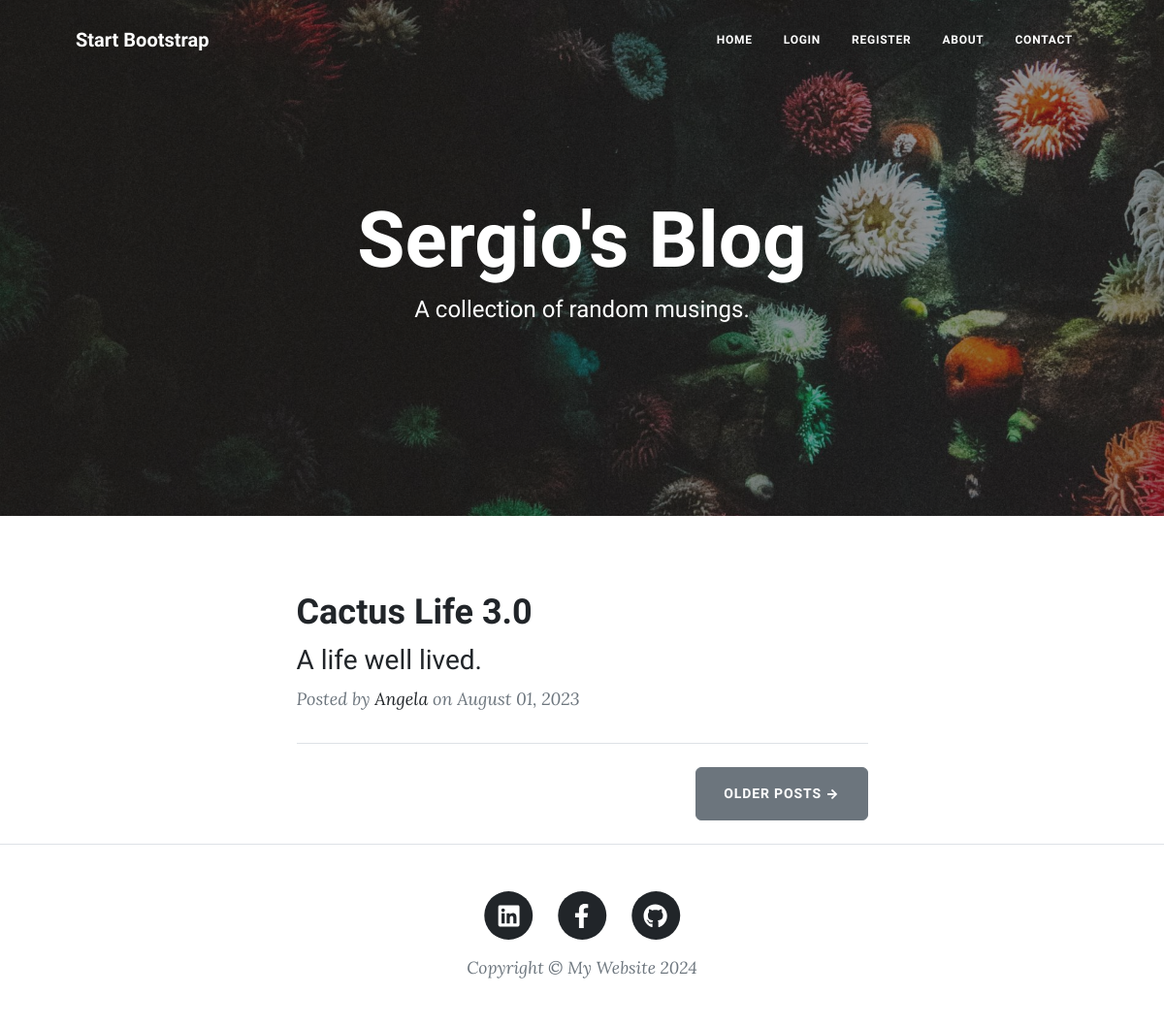
The page / on the database its author committed.
### main.py (models this page shows)
class BlogPost(db.Model):
    __tablename__ = "blog_posts"
    id: Mapped[int] = mapped_column(Integer, primary_key=True)
    author_id: Mapped[int] = mapped_column(Integer, db.ForeignKey("users.id"))
    author = relationship("User", back_populates="posts")
    title: Mapped[str] = mapped_column(String(250), unique=True, nullable=False)
    subtitle: Mapped[str] = mapped_column(String(250), nullable=False)
    date: Mapped[str] = mapped_column(String(250), nullable=False)
    body: Mapped[str] = mapped_column(Text, nullable=False)
    img_url: Mapped[str] = mapped_column(String(250), nullable=False)
    comments = relationship("Comment", back_populates="parent_post")

class User(UserMixin, db.Model):
    __tablename__ = "users"
    id: Mapped[int] = mapped_column(Integer, primary_key=True)
    email: Mapped[str] = mapped_column(String(100), unique=True)
    password: Mapped[str] = mapped_column(String(100))
    name: Mapped[str] = mapped_column(String(100))
    posts = relationship("BlogPost", back_populates="author")
    comments = relationship("Comment", back_populates="comment_author")

### main.py (the view)
@app.route('/')
def get_all_posts():
    result = db.session.execute(db.select(BlogPost))
    posts = result.scalars().all()
    return render_template("index.html", all_posts=posts, current_user=current_user)

### templates/index.html (shortened to what this page needs)
{% include "header.html" %}
<header
  class="masthead"
  style="background-image: url('../static/assets/img/home-bg.jpg')"
>
  <div class="container position-relative px-4 px-lg-5">
    <div class="row gx-4 gx-lg-5 justify-content-center">
      <div class="col-md-10 col-lg-8 col-xl-7">
        <div class="site-heading">
          <h1>Sergio's Blog</h1>
          <span class="subheading">A collection of random musings.</span>
        </div>
      </div>
    </div>
  </div>
</header>
<div class="container px-4 px-lg-5">
  <div class="row gx-4 gx-lg-5 justify-content-center">
    <div class="col-md-10 col-lg-8 col-xl-7">
      {% for post in all_posts %}
      <div class="post-preview">
        <a href="{{ url_for('show_post', post_id=post.id) }}">
          <h2 class="post-title">{{ post.title }}</h2>
          <h3 class="post-subtitle">{{ post.subtitle }}</h3>
        </a>
        <p class="post-meta">
          Posted by
          <a href="#">{{post.author.name}}</a>
          on {{post.date}}
        </p>
      </div>
      <hr class="my-4" />
      {% endfor %}
      <div class="d-flex justify-content-end mb-4">
        <a class="btn btn-secondary text-uppercase" href="#!">Older Posts →</a>
      </div>
    </div>
  </div>
</div>
{% include "footer.html" %}

### rows shown on the page
BlogPost: title "Cactus Life 3.0", subtitle "A life well lived.", author.name "Angela", date "August 01, 2023"
